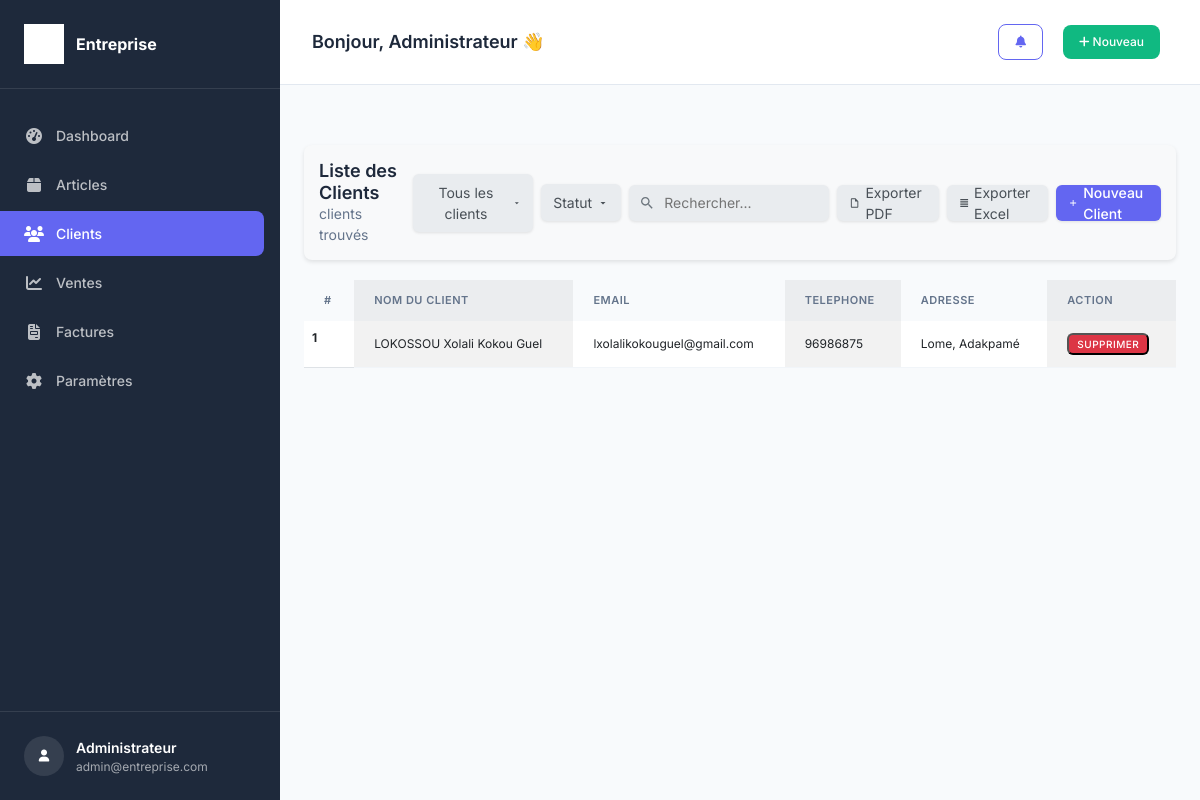
Before: /customer_list with the older database file.
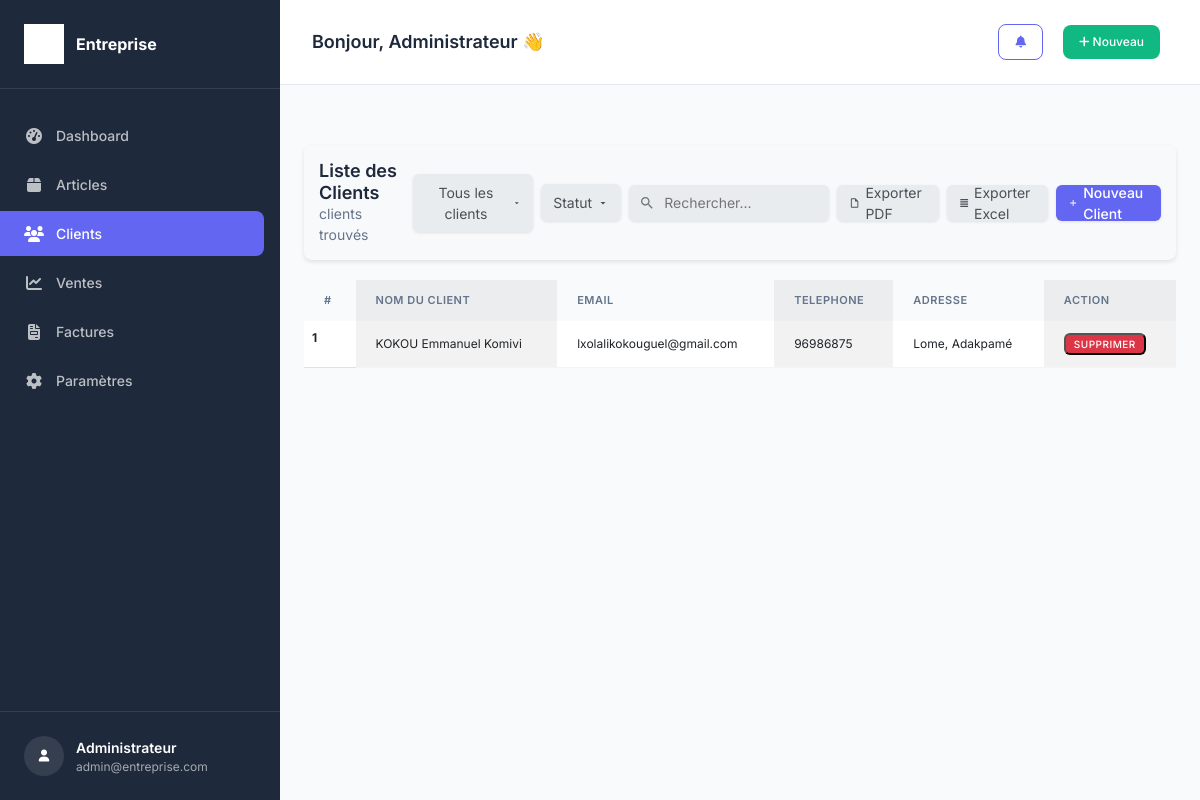
After: the same page with the newer database file.
### fact_app/models.py (models this page shows, shortened)
class Customer(models.Model):
    SEX_TYPES = (
        ('M', 'Male'),
        ('F', 'Female'),
    )
    name = models.CharField(max_length=132)
    email = models.EmailField()
    phone = models.CharField(max_length=132)
    address = models.CharField(max_length=132)
    sex = models.CharField(max_length=1, choices=SEX_TYPES)
    age = models.CharField(max_length=12)
    city = models.CharField(max_length=32)
    zip_code = models.CharField(max_length=32)
    created_date = models.DateTimeField(auto_now_add=True)
    save_by = models.ForeignKey(User, on_delete=models.PROTECT)
    class Meta:
        verbose_name = "Customer"
        verbose_name_plural = "Customers"

### fact_app/views.py (the view)
# urls.py: path('customer_list', views.customer_list, name='customer-list'),
def customer_list(request):
    customers = Customer.objects.all()  # Récupérer tous les produits
    customers = pagination(request, customers)  # Paginer les clients
    return render(request, 'customer_list.html', {'customers': customers})

### fact_app/utils.py (called while the page is built)
def pagination(request, items):
        default_page = 1
        page = request.GET.get('page', default_page)
        items_per_page = 10  # Augmenté à 10 éléments par page
        paginator = Paginator(items, items_per_page)
        try:
            items_page = paginator.page(page)
        except PageNotAnInteger:
            items_page = paginator.page(default_page)
        except EmptyPage:
            items_page = paginator.page(paginator.num_pages)
        return items_page

### templates/customer_list.html (shortened to what the changed rows need)
{% extends "base.html" %}
{% load static %}
{% block content %}
<br><br>
<div>
    <table class="table table-striped-columns">
        <thead>
            <tr>
                <th scope="col">#</th>
                <th scope="col">NOM DU CLIENT</th>
                <th scope="col">EMAIL</th>
                <th scope="col">TELEPHONE</th>
                <th scope="col">ADRESSE</th>
                <th scope="col">ACTION</th>
            </tr>
        </thead>
        <tbody id="myTable">
            {% if customers %}
            {% for customer in customers %}
            <tr>
                <th scope="row">{{ customer.pk }}</th>
                <td>{{ customer.name }}</td>
                <td>{{ customer.email }}</td>
                <td>{{ customer.phone }}</td>
                <td>{{ customer.address }}</td>
                <td>
                    <button id="btn-customer-sup" type="button" data-toggle="modal" data-target="#supprimer"
                        class="badge text-white bg-danger" title="Supprimer" data-id="{{ customer.pk }}"
                        data-customer="{{ customer.name }}">SUPPRIMER
                    </button>
                </td>
            </tr>
            {% endfor %}
            {% else %}
            <tr>
                <td colspan="6" class="text-center">Aucun client trouvé.</td>
            </tr>
            {% endif %}
        </tbody>
    </table>
</div>
{% endblock %}

Changed rows visible on the page:
changed Customer "lxolalikokouguel@gmail.com": name "LOKOSSOU Xolali Kokou Guel" → "KOKOU Emmanuel Komivi"
